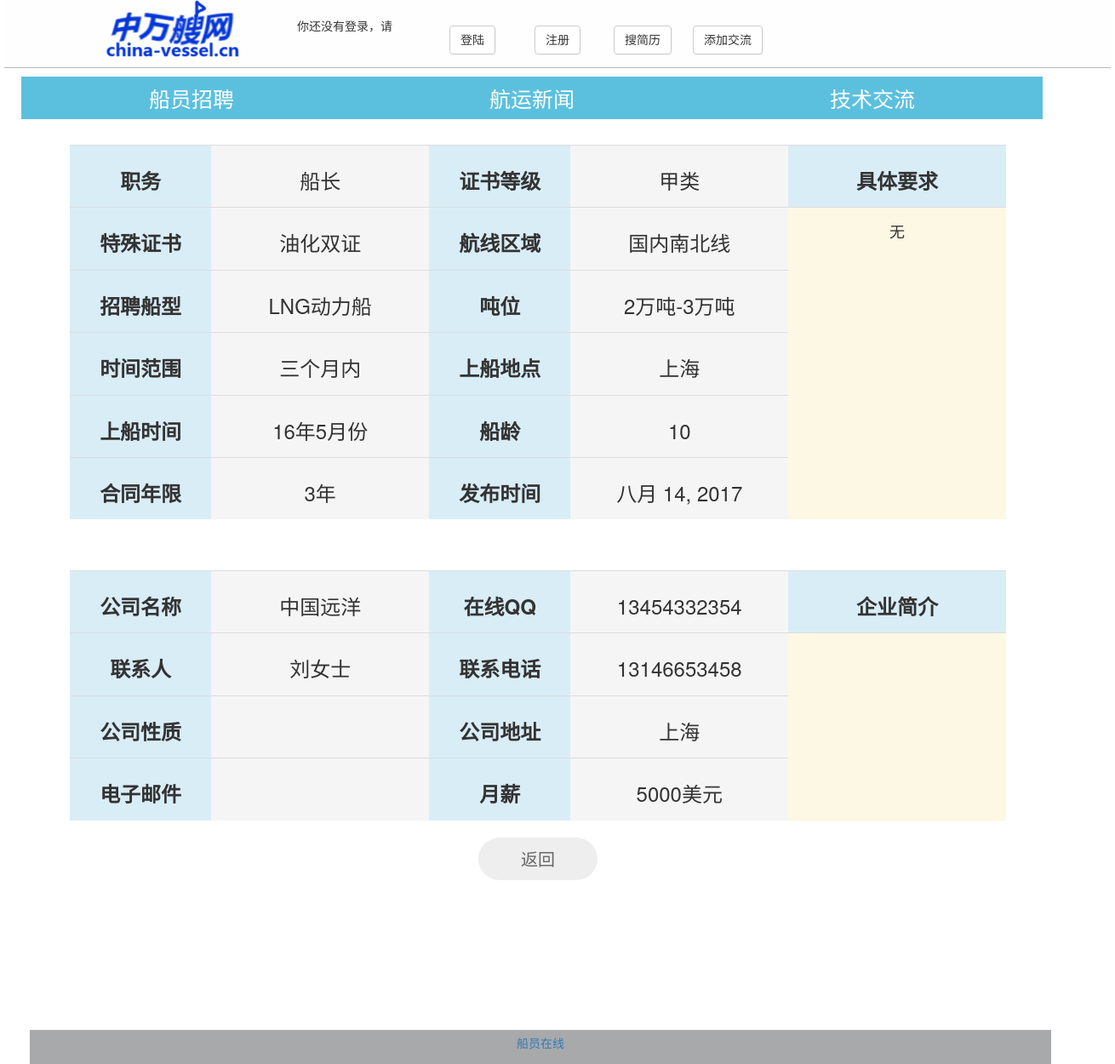
/library/44, run on the app's committed database.
### users/models.py (models this page shows, shortened)
class Library(models.Model):
    duty = models.CharField(max_length=70, null=True)
    duty_id = models.CharField('职务编号',max_length=20, null=True)
    ship_age = models.CharField('船龄',max_length=10, null=True)
    company_name = models.CharField('公司名称', max_length=300, null=True)
    certificate_level = models.CharField('证书等级', max_length=200, null=True)
    special_certificate = models.CharField('特殊证书', max_length=300, null=True)
    route_area = models.CharField('路线区域', max_length=300, null=True)
    recruitment_ship = models.CharField('招聘船型', max_length=300, null=True)
    tonnage = models.CharField('吨位', max_length=200, null=True)
    post_time = models.DateField('搜索时间', max_length=300, null=True, auto_now=True)
    time = models.CharField('搜索时间', max_length=300, null=True)
    onboard_location = models.CharField('上船地点', max_length=300, null=True)
    onboard_time = models.CharField('上船时间', max_length=200, null=True)
    salary = models.CharField('提供月薪', max_length=300, null=True)
    contract = models.CharField('合同年限', max_length=300, null=True)
    require = models.TextField('具体要求', max_length=300, null=True)
    QQ = models.CharField('在线QQ', max_length=300, null=True)
    contact = models.CharField('联系人', max_length=300, null=True)
    tel = models.CharField('公司电话', max_length=300, null=True)
    address = models.CharField('公司地址', max_length=300, null=True)
    property = models.CharField('公司性质', max_length=200, null=True)
    email = models.CharField('电子邮箱', max_length=300, null=True)
    introduction = models.TextField('公司介绍', max_length=300, null=True)
    class Meta:
        ordering = ['-post_time']

### users/views.py (the view)
# urls.py: url(r'^library/(?P<library_id>\d+)$', views.Company_Detail.as_view(), name='company_detail'),
class Company_Detail(DetailView):
    model = Library
    template_name = "recruit/company_detail.html"
    context_object_name = "recruit"
    pk_url_kwarg = 'library_id'
    def get_object(self, queryset=None):
        obj = super(Company_Detail, self).get_object()
        return obj
    def get_context_data(self, **kwargs):
        return super(Company_Detail, self).get_context_data(**kwargs)

### templates/recruit/company_detail.html (shortened to what this page needs)
{% extends 'base.html' %}
{% block content %}
<!DOCTYPE html>
<html lang="en">
<head>
</head>
<body>
<center>
    <div style="width: 1246px;height: 900px">
        <div style="float: left;width: 1200px;height: 500px">
                <table class="table table-hover" cellspacing="100" style="width: 1100px;height: 200px">
                    <tr class="active">
                        <td class="info" style="width: 100px;text-align: center"><h3><strong>职务</strong></h3></td>
                        <td style="width: 100px;text-align: center"><h3>{{ recruit.duty }}</h3></td>
                        <td class="info" style="width: 100px;text-align: center"><h3><strong>证书等级</strong></h3></td>
                        <td style="width: 200px;text-align: center"><h3>{{ recruit.certificate_level }}</h3></td>
                        <td class="info" style="width: 100px;text-align: center"><h3><strong>具体要求</strong></h3></td>
                    </tr>
                    <tr class="active">
                        <td class="info" style="width: 100px;text-align: center"><h3><strong>特殊证书</strong></h3></td>
                        <td style="width: 200px;text-align: center"><h3>{{ recruit.special_certificate }}</h3></td>
                        <td class="info" style="width: 130px;text-align: center"><h3><strong>航线区域</strong></h3></td>
                        <td style="width: 130px;text-align: center"><h3>{{ recruit.route_area }}</h3></td>
                        <td class="warning" rowspan="5" style="word-break: break-all; width: 200px;text-align: center"><h4>{{ recruit.require }}</h4></td>
                    </tr>
                    <tr class="active">
                        <td class="info" style="width: 130px;text-align: center"><h3><strong>招聘船型</strong></h3></td>
                        <td style="width: 100px;text-align: center"><h3>{{ recruit.recruitment_ship }}</h3></td>
                        <td class="info" style="width: 130px;text-align: center"><h3><strong>吨位</strong></h3></td>
                        <td style="width: 100px;text-align: center"><h3>{{ recruit.tonnage }}</h3></td>
                    </tr>
                    <tr class="active">
                        <td class="info" style="width: 130px;text-align: center"><h3><strong>时间范围</strong></h3></td>
                        <td style="width: 100px;text-align: center"><h3>{{ recruit.time }}</h3></td>
                        <td class="info" style="width: 130px;text-align: center"><h3><strong>上船地点</strong></h3></td>
                        <td style="width: 100px;text-align: center"><h3>{{ recruit.onboard_location }}</h3></td>
                    </tr>
                    <tr class="active">
                        <td class="info" style="width: 130px;text-align: center"><h3><strong>上船时间</strong></h3></td>
                        <td style="width: 100px;text-align: center"><h3>{{ recruit.onboard_time }}</h3></td>
                        <td class="info" style="width: 130px;text-align: center"><h3><strong>船龄</strong></h3></td>
                        <td style="width: 100px;text-align: center"><h3>{{ recruit.ship_age }}</h3></td>
                    </tr>
                    <tr class="active">
                        <td class="info" style="width: 130px;text-align: center"><h3><strong>合同年限</strong></h3></td>
                        <td style="width: 100px;text-align: center"><h3>{{ recruit.contract }}</h3></td>
                        <td class="info" style="width: 130px;text-align: center"><h3><strong>发布时间</strong></h3></td>
                        <td style="width: 100px;text-align: center"><h3>{{ recruit.post_time }}</h3></td>
                    </tr>
                </table>
        </div>
        <div style="float: left;width: 1200px;height: 300px">
                <table class="table table-hover" cellspacing="100" style="width: 1100px;height: 200px">
                    <tr class="active">
                        <td class="info" style="width: 100px;text-align: center"><h3><strong>公司名称</strong></h3></td>
                        <td style="width: 100px;text-align: center"><h3>{{ recruit.company_name }}</h3></td>
                        <td class="info" style="width: 100px;text-align: center"><h3><strong>在线QQ</strong></h3></td>
                        <td style="width: 200px;text-align: center"><h3>{{ recruit.QQ }}</h3></td>
                        <td class="info" style="width: 100px;text-align: center"><h3><strong>企业简介</strong></h3></td>
                    </tr>
                    <tr class="active">
                        <td class="info" style="width: 100px;text-align: center"><h3><strong>联系人</strong></h3></td>
                        <td style="width: 200px;text-align: center"><h3>{{ recruit.contact }}</h3></td>
                        <td class="info" style="width: 130px;text-align: center"><h3><strong>联系电话</strong></h3></td>
                        <td style="width: 130px;text-align: center"><h3>{{ recruit.tel }}</h3></td>
                        <td class="warning" rowspan="3" style="word-break: break-all; width: 200px;text-align: center"><h4>{{ recruit.introduction }}</h4></td>
                    </tr>
                    <tr class="active">
                        <td class="info" style="width: 130px;text-align: center"><h3><strong>公司性质</strong></h3></td>
                        <td style="width: 100px;text-align: center"><h3>{{ recruit.property }}</h3></td>
                        <td class="info" style="width: 130px;text-align: center"><h3><strong>公司地址</strong></h3></td>
                        <td style="width: 100px;text-align: center"><h3>{{ recruit.address }}</h3></td>
                    </tr>
                    <tr class="active">
                        <td class="info" style="width: 130px;text-align: center"><h3><strong>电子邮件</strong></h3></td>
                        <td style="width: 100px;text-align: center"><h3>{{ recruit.email }}</h3></td>
                        <td class="info" style="width: 130px;text-align: center"><h3><strong>月薪</strong></h3></td>
                        <td style="width: 100px;text-align: center"><h3>{{ recruit.salary }}</h3></td>
                    </tr>
                </table>
            <input type="submit" class="button  button-pill button-large" value="返回" onclick=window.location.href='/search'>
        </div>
    </div>
 </center>
</body>
</html>
{% endblock %}

### data on the page
Library: duty "船长", certificate_level "甲类", special_certificate "油化双证", route_area "国内南北线", require "无", recruitment_ship "LNG动力船", tonnage "2万吨-3万吨", time "三个月内", onboard_location "上海", onboard_time "16年5月份", ship_age "10", contract "3年", post_time "八月 14, 2017", company_name "中国远洋", QQ "13454332354", contact "刘女士", tel "13146653458", address "上海", salary "5000美元"
